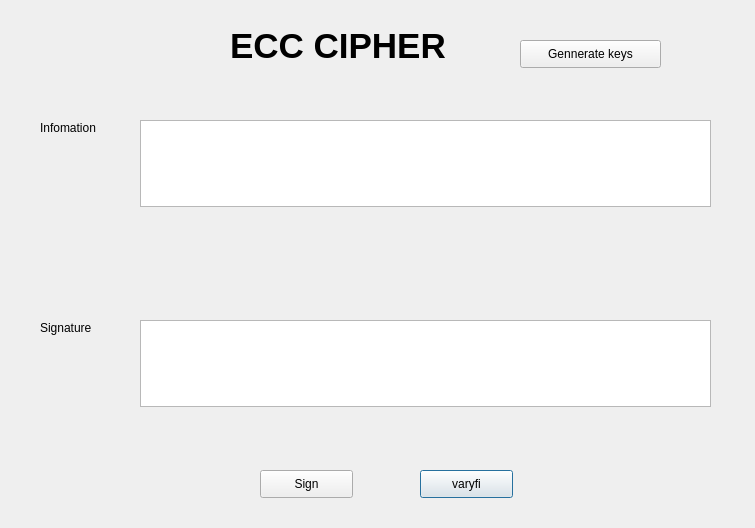
<?xml version="1.0" encoding="UTF-8"?>
<ui version="4.0">
 <class>Dialog</class>
 <widget class="QDialog" name="Dialog">
  <property name="geometry">
   <rect>
    <x>0</x>
    <y>0</y>
    <width>755</width>
    <height>528</height>
   </rect>
  </property>
  <property name="windowTitle">
   <string>Dialog</string>
  </property>
  <widget class="QLabel" name="label">
   <property name="geometry">
    <rect>
     <x>230</x>
     <y>10</y>
     <width>281</width>
     <height>71</height>
    </rect>
   </property>
   <property name="font">
    <font>
     <pointsize>26</pointsize>
     <weight>75</weight>
     <bold>true</bold>
    </font>
   </property>
   <property name="text">
    <string>ECC CIPHER</string>
   </property>
  </widget>
  <widget class="QLabel" name="label_2">
   <property name="geometry">
    <rect>
     <x>40</x>
     <y>120</y>
     <width>71</width>
     <height>16</height>
    </rect>
   </property>
   <property name="text">
    <string>Infomation</string>
   </property>
  </widget>
  <widget class="QPushButton" name="btn_verify">
   <property name="geometry">
    <rect>
     <x>420</x>
     <y>470</y>
     <width>93</width>
     <height>28</height>
    </rect>
   </property>
   <property name="text">
    <string>varyfi</string>
   </property>
  </widget>
  <widget class="QTextEdit" name="txt_sign">
   <property name="geometry">
    <rect>
     <x>140</x>
     <y>320</y>
     <width>571</width>
     <height>87</height>
    </rect>
   </property>
  </widget>
  <widget class="QTextEdit" name="txt_info">
   <property name="geometry">
    <rect>
     <x>140</x>
     <y>120</y>
     <width>571</width>
     <height>87</height>
    </rect>
   </property>
  </widget>
  <widget class="QPushButton" name="btn_gen_keys">
   <property name="geometry">
    <rect>
     <x>520</x>
     <y>40</y>
     <width>141</width>
     <height>28</height>
    </rect>
   </property>
   <property name="text">
    <string>Gennerate keys</string>
   </property>
  </widget>
  <widget class="QPushButton" name="btn_sign">
   <property name="geometry">
    <rect>
     <x>260</x>
     <y>470</y>
     <width>93</width>
     <height>28</height>
    </rect>
   </property>
   <property name="text">
    <string>Sign</string>
   </property>
  </widget>
  <widget class="QLabel" name="label_3">
   <property name="geometry">
    <rect>
     <x>40</x>
     <y>320</y>
     <width>71</width>
     <height>16</height>
    </rect>
   </property>
   <property name="text">
    <string>Signature</string>
   </property>
  </widget>
 </widget>
 <resources/>
 <connections/>
</ui>
